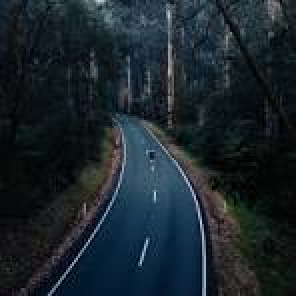
#> input picture images/road.jpeg, 148 x 148 px (shown 2 times larger)
$ jupyter execute --allow-errors read_save_img.ipynb
#> lines starting #> are read from the running program, lines starting #| are printed output that depends on the picture
# Setup

[cell 1]
import cv2 as cv
import numpy as np
import matplotlib.pyplot as plt

if not cv.useOptimized():
    cv.setUseOptimized(True)

def display_inline_img(arr: np.ndarray, title=None, xyticks=False, grayscale=True):
    if grayscale:
        plt.imshow(arr, cmap = plt.cm.gray, vmin=0, vmax=255)
    else:
        plt.imshow(arr)
    plt.title(title)
    if not xyticks:
        plt.xticks([]), plt.yticks([])
    plt.show()

# Read image
There are a variety of image file extensions, such as TIFF(.tif), GIF(.gif), JPEG(.jpg, .jpeg), PNG(.png) and WebP(.webp) and etc.
We can load the image in grayscale or color image by specifying the flag argument of `cv.imread()` function.

[cell 2]
img = cv.imread("images/road.jpeg", 1)
#> img is the input picture: shape (148, 148, 3); mean B, G, R 43.9, 37.2, 26.3
img_grayscale = cv.imread("images/road.jpeg", 0)
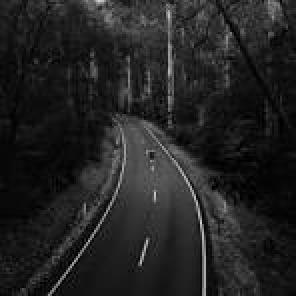
#> img_grayscale: shape (148, 148) (shown 2 times larger); min 0, max 208, mean 34.7

[cell 3]
# grayscale
display_inline_img(img_grayscale, title="road")

When we use `plt.imshow()` function to display the image, it expects the image to be in RGB format. So, we need to swap the order of the blue and red channels since `cv.imread()` outputs BGR image.

[cell 4]
img_rgb = cv.cvtColor(img, cv.COLOR_BGR2RGB)
display_inline_img(img_rgb, title="road", grayscale=False)

We can also display images with `cv.imshow()`. Press Esc key to close the pop-up window.

[cell 5]
cv.imshow("road", img)
cv.waitKey(0)
cv.destroyAllWindows()

The png image is distinct from other image extension: it supports extra channel, called $\alpha$ channel, which controls transparency.

[cell 6]
img = cv.imread("images/road.jpeg", cv.IMREAD_UNCHANGED)
img_png = cv.imread("images/star.png", cv.IMREAD_UNCHANGED)
print(f"The number of channels of jpeg image: {img.shape[-1]}")
#| The number of channels of jpeg image: 3
#> (the rest of this cell did not finish here and is left out)

# Save image
We can save image in different file extension.

[cell 7]
img_wp = cv.imread("images/scene.webp")
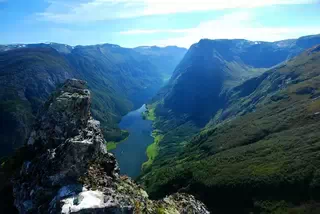
#> input picture images/scene.webp, 320 x 214 px
#> img_wp is the input picture: shape (214, 320, 3); mean B, G, R 118.1, 100.8, 69.2
cv.imwrite("images/scene.jpeg", img_wp)
#> Out = True
